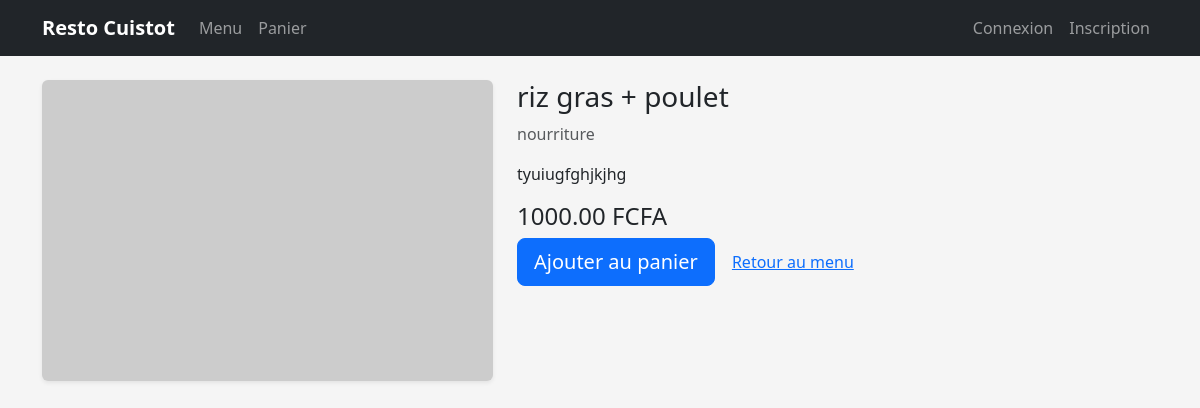
Screenshot of /meal/riz-gras-poulet/ with the database file from the repository.
### shop/models.py (models this page shows, shortened)
class Meal(models.Model):
    category = models.ForeignKey(Category, on_delete=models.CASCADE, related_name='meals')
    name = models.CharField(max_length=150)
    slug = models.SlugField(unique=True)
    description = models.TextField(blank=True)
    price = models.DecimalField(max_digits=8, decimal_places=2)
    is_active = models.BooleanField(default=True)
    image = models.ImageField(upload_to='meals/', blank=True, null=True)

class Category(models.Model):
    name = models.CharField(max_length=100)
    slug = models.SlugField(unique=True)
    class Meta:
        verbose_name_plural = "Categories"

### shop/views.py (the view)
# urls.py: path('meal/<slug:slug>/', views.meal_detail, name='meal_detail'),
def meal_detail(request, slug):
    meal = get_object_or_404(Meal, slug=slug, is_active=True)
    return render(request, 'shop/meal_detail.html', {'meal': meal})

### backend/resto/shop/templates/shop/meal_detail.html (shortened to what this page needs)
{% extends "base.html" %}
{% block content %}
<div class="row">
  <div class="col-md-5">
    {% if meal.image %}
      <img src="{{ meal.image.url }}" class="img-fluid rounded shadow-sm" alt="{{ meal.name }}">
    {% else %}
      <img src="https://via.placeholder.com/600x400?text=Resto"
           class="img-fluid rounded shadow-sm" alt="{{ meal.name }}">
    {% endif %}
  </div>
  <div class="col-md-7">
    <h1 class="h3">{{ meal.name }}</h1>
    <p class="text-muted">{{ meal.category.name }}</p>
    <p>{{ meal.description }}</p>
    <p class="h4">{{ meal.price }} FCFA</p>
    <form action="{% url 'shop:cart_add' meal.id %}" method="post" class="d-inline">
      <button class="btn btn-primary btn-lg" type="submit">Ajouter au panier</button>
    </form>
    <a href="{% url 'shop:meal_list' %}" class="btn btn-link">Retour au menu</a>
  </div>
</div>
{% endblock %}

### backend/resto/shop/templates/base.html (style rules this page uses)
body { background-color: #f5f5f5; }

### rows the page displays
Meal: name "riz gras + poulet", category.name "nourriture", description "tyuiugfghjkjhg", price "1000.00"
